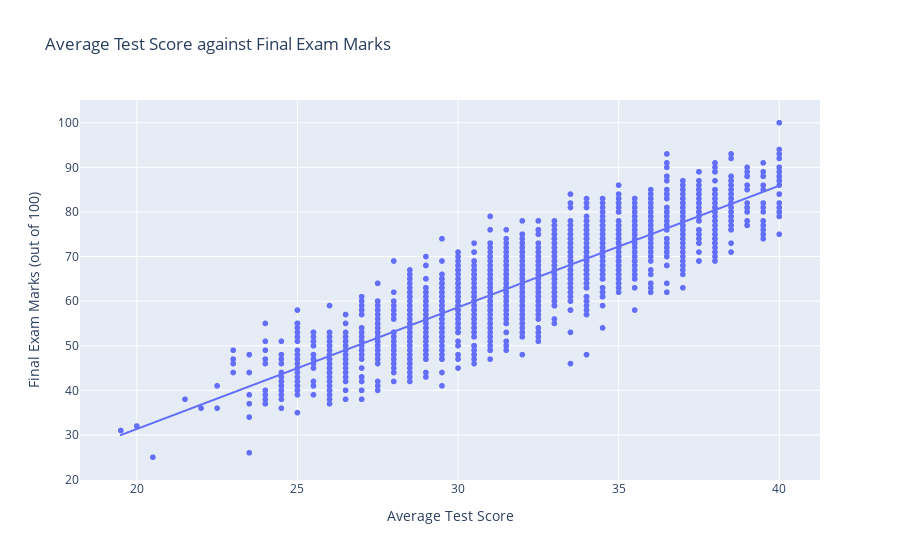
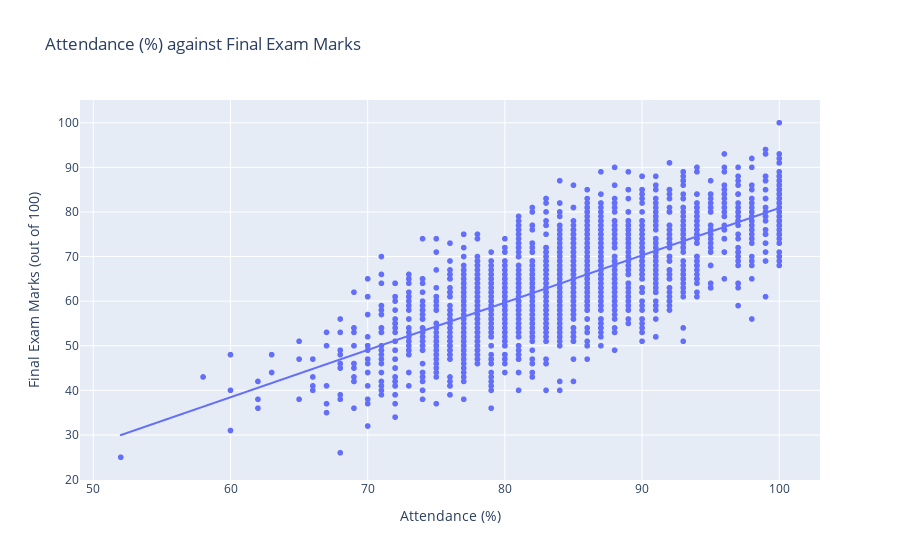

The code cell stored with these charts, in order, in its notebook:
### Markdown cell above
First I need to import plotly so I can make interactive charts

### Code cell
import plotly.express as px
import plotly.io as pio

for col in ['Average Test Score', 'Attendance (%)']:
    fig = px.scatter(df, x=col, y='Final Exam Marks (out of 100)', trendline='ols', title=(f'{col} against Final Exam Marks'))
    fig.show()

### Figure 1 — Plotly figure (JSON) as saved in the notebook; plotly's stock layout.template omitted (floating-point values rounded to 4 significant figures; data arrays with more than 128 entries replaced by an {"elided": "..."} marker saying what was removed)
{"data": [{"hovertemplate": "Average Test Score=%{x}<br>Final Exam Marks (out of 100)=%{y}<extra></extra>", "legendgroup": "", "marker": {"color": "#636efa", "symbol": "circle"}, "mode": "markers", "name": "", "showlegend": false, "type": "scattergl", "x": {"elided": "2000 float values"}, "xaxis": "x", "y": {"elided": "2000 int values"}, "yaxis": "y"}, {"hovertemplate": "<b>OLS trendline</b><br>Final Exam Marks (out of 100) = 2.72722 * Average Test Score + -23.207<br>R<sup>2</sup>=0.753964<br><br>Average Test Score=%{x}<br>Final Exam Marks (out of 100)=%{y} <b>(trend)</b><extra></extra>", "legendgroup": "", "marker": {"color": "#636efa", "symbol": "circle"}, "mode": "lines", "name": "", "showlegend": false, "type": "scattergl", "x": {"elided": "2000 float values"}, "xaxis": "x", "y": {"elided": "2000 float values"}, "yaxis": "y"}], "layout": {"legend": {"tracegroupgap": 0}, "title": {"text": "Average Test Score against Final Exam Marks"}, "xaxis": {"anchor": "y", "domain": [0, 1], "title": {"text": "Average Test Score"}}, "yaxis": {"anchor": "x", "domain": [0, 1], "title": {"text": "Final Exam Marks (out of 100)"}}}}

### Figure 2 — Plotly figure (JSON) as saved in the notebook; plotly's stock layout.template omitted (floating-point values rounded to 4 significant figures; data arrays with more than 128 entries replaced by an {"elided": "..."} marker saying what was removed)
{"data": [{"hovertemplate": "Attendance (%)=%{x}<br>Final Exam Marks (out of 100)=%{y}<extra></extra>", "legendgroup": "", "marker": {"color": "#636efa", "symbol": "circle"}, "mode": "markers", "name": "", "showlegend": false, "type": "scattergl", "x": {"elided": "2000 int values"}, "xaxis": "x", "y": {"elided": "2000 int values"}, "yaxis": "y"}, {"hovertemplate": "<b>OLS trendline</b><br>Final Exam Marks (out of 100) = 1.06069 * Attendance (%) + -25.1883<br>R<sup>2</sup>=0.526559<br><br>Attendance (%)=%{x}<br>Final Exam Marks (out of 100)=%{y} <b>(trend)</b><extra></extra>", "legendgroup": "", "marker": {"color": "#636efa", "symbol": "circle"}, "mode": "lines", "name": "", "showlegend": false, "type": "scattergl", "x": {"elided": "2000 int values"}, "xaxis": "x", "y": {"elided": "2000 float values"}, "yaxis": "y"}], "layout": {"legend": {"tracegroupgap": 0}, "title": {"text": "Attendance (%) against Final Exam Marks"}, "xaxis": {"anchor": "y", "domain": [0, 1], "title": {"text": "Attendance (%)"}}, "yaxis": {"anchor": "x", "domain": [0, 1], "title": {"text": "Final Exam Marks (out of 100)"}}}}
